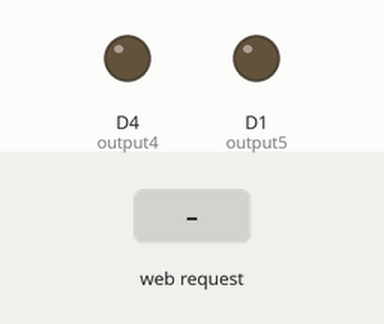
Simulated run of this sketch. Board: ESP8266 (NodeMCU). On the bench: output pins drawn as LEDs (lit = HIGH). The inputs (shaded band) are chosen by the test bench. WiFi joins after 1.5 s; servers stay silent unless stated; what the sketch prints to the serial monitor is not drawn.

Above: at 2.7 s.
2.8 s: HTTP request GET /5/on received
At 3.7 s:
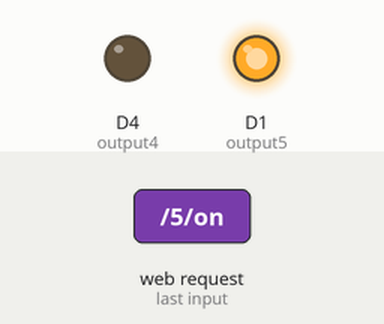
4.4 s: HTTP request GET /4/on received
At 5.7 s:
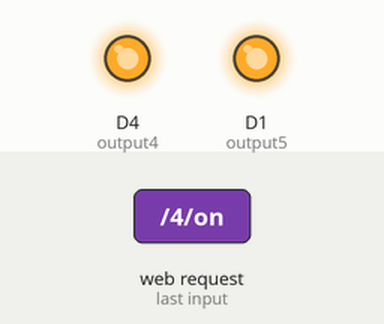
6.0 s: HTTP request GET /5/off received
At 6.7 s:
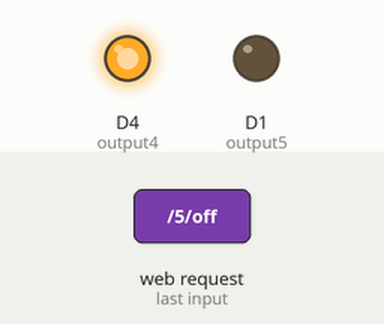
7.6 s: HTTP request GET /4/off received
At 8.9 s:
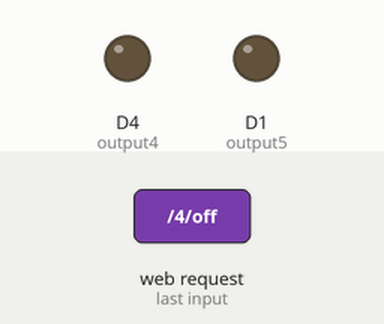
Timing chart, 0 to 10.2 s (numbered marks = the images above; inputs shaded):
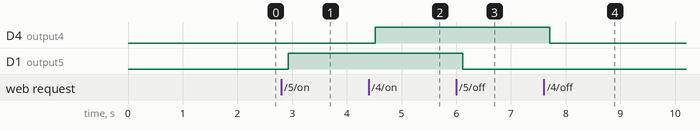

Measured:
- after the input at 2.8 s, D1 (output5): LOW → HIGH after 0.13 s
- after the input at 4.4 s, D4 (output4): LOW → HIGH after 0.12 s
- after the input at 6.0 s, D1 (output5): HIGH → LOW after 0.11 s
- after the input at 7.6 s, D4 (output4): HIGH → LOW after 0.11 s

The sketch:

webserver_2buttons_mdns1.ino
```cpp
/*********
  Rui Santos
  Complete project details at https://randomnerdtutorials.com
*********/

// Load Wi-Fi library
#include <ESP8266WiFi.h>
#include <ESP8266mDNS.h>
#include "myserver.h"

// Replace with your network credentials
const char *ssid = "TP-LINK_2B5E";
const char *password = "87654321";

MyServer my_server;

// Auxiliar variables to store the current output state
String output5State = "off";
String output4State = "off";

// Assign output variables to GPIO pins
const int output5 = 5;
const int output4 = D4;

void setup()
{
  Serial.begin(115200);
  // Initialize the output variables as outputs
  pinMode(output5, OUTPUT);
  pinMode(output4, OUTPUT);
  // Set outputs to LOW
  digitalWrite(output5, LOW);
  digitalWrite(output4, LOW);

  // Connect to Wi-Fi network with SSID and password
  Serial.print("Connecting to ");
  Serial.println(ssid);

  WiFi.begin(ssid, password);
  while (WiFi.status() != WL_CONNECTED)
  {
    delay(500);
    Serial.print(".");
  }
  // Print local IP address and start web server
  Serial.println("");
  Serial.println("WiFi connected.");
  Serial.println("IP address: ");
  Serial.println(WiFi.localIP());

  my_server.begin("refrigerator");
}

void loop()
{
  my_server.loop();
  delay(40);
}
```

myserver.h
```cpp
#include "serverresponse.h"

extern const int output4;
extern String output4State;
extern const int output5;
extern String output5State;

class MyServer:public ServerResponse
{
	void action() {
		// turns the GPIOs on and off
		if (header.has("GET /5/on"))
		{
			Serial.println("GPIO 5 on");
			output5State = "on";
			digitalWrite(output5, HIGH);
		}
		else if (header.has("GET /5/off"))
		{
			Serial.println("GPIO 5 off");
			output5State = "off";
			digitalWrite(output5, LOW);
		}
		else if (header.has("GET /4/on"))
		{
			Serial.println("GPIO 4 on");
			output4State = "on";
			digitalWrite(output4, HIGH);
		}
		else if (header.has("GET /4/off"))
		{
			Serial.println("GPIO 4 off");
			output4State = "off";
			digitalWrite(output4, LOW);
		}
	}

	void displayPage() {
		// Display the HTML web page
		client.println("<!DOCTYPE html><html>");
		client.println("<head><meta name=\"viewport\" content=\"width=device-width, initial-scale=1\">");
		client.println("<link rel=\"icon\" href=\"data:,\">");
		// CSS to style the on/off buttons
		// Feel free to change the background-color and font-size attributes to fit your preferences
		client.println("<style>html { font-family: Helvetica; display: inline-block; margin: 0px auto; text-align: center;}");
		client.println(".button { background-color: #195B6A; border: none; color: white; padding: 16px 40px;");
		client.println("text-decoration: none; font-size: 30px; margin: 2px; cursor: pointer;}");
		client.println(".button2 {background-color: #77878A;}</style></head>");

		// Web Page Heading
		client.println("<body><h1>ESP8266 Web Server</h1>");

		// Display current state, and ON/OFF buttons for GPIO 5
		client.println("<p>GPIO 5 - State " + output5State + "</p>");
		// If the output5State is off, it displays the ON button
		if (output5State == "off")
		{
			client.println("<p><a href=\"/5/on\"><button class=\"button\">ON</button></a></p>");
		}
		else
		{
			client.println("<p><a href=\"/5/off\"><button class=\"button button2\">OFF</button></a></p>");
		}

		// Display current state, and ON/OFF buttons for GPIO 4
		client.println("<p>GPIO 4 - State " + output4State + "</p>");
		// If the output4State is off, it displays the ON button
		if (output4State == "off")
		{
			client.println("<p><a href=\"/4/on\"><button class=\"button\">ON</button></a></p>");
		}
		else
		{
			client.println("<p><a href=\"/4/off\"><button class=\"button button2\">OFF</button></a></p>");
		}
		client.println("</body></html>");

		// The HTTP response ends with another blank line
		client.println();
	}
};
```

serverresponse.h
```cpp
#include "stringoper.h"
#include <ESP8266WiFi.h> //since this is already included in the main file there'se no need to include it here but Arduino extension in VSCode is not smart enough not to consider omitting it here an error.
#include <ESP8266mDNS.h> //same here

class ServerResponse
{
private:
	// Current time
	unsigned long currentTime = millis();
	// Previous time
	unsigned long previousTime = 0;
	// Define timeout time in milliseconds (example: 2000ms = 2s)
	const long timeoutTime = 2000;

public:
	WiFiServer *server = new WiFiServer(80);
	Buff header; // Variable to store the HTTP request
	WiFiClient client;

	void begin(char* domain_name)
	{
		if (!MDNS.begin(domain_name))
		{ // Start the mDNS responder for refrigerator.local
			Serial.println("Error setting up MDNS responder!");
		}
		Serial.println("mDNS responder started");

		server->begin();
	}

	~ServerResponse()
	{
		delete (server);
	}

	void loop()
	{
		MDNS.update();
		client = server->available(); // Listen for incoming clients

		if (client)
		{																 // If a new client connects,
			Serial.println("New Client."); // print a message out in the serial port
			// String currentLine = "";                // make a String to hold incoming data from the client
			bool two_backslash_n = true; // this is a fit succinct alternative to currentLine
			currentTime = millis();
			previousTime = currentTime;
			while (client.connected() && currentTime - previousTime <= timeoutTime)
			{ // loop while the client's connected
				currentTime = millis();
				//delayMicroseconds(50);
				if (client.available())
				{													// if there's bytes to read from the client
					char c = client.read(); // read a byte, then
					// Serial.println("a char is available");
					Serial.write(c); // print it out the serial monitor
					header.add(c);
					if (c == '\n')
					{ // if the byte is a newline character
						// if the current line is blank, you got two newline characters in a row.
						// that's the end of the client HTTP request, so send a response:
						Serial.println("char is \\n");
						// if (currentLine.length() == 0) {
						if (two_backslash_n)
						{
							Serial.println("responding, acting and showing");
							respondOk();
							action();
							displayPage();
							// The HTTP response ends with another blank line
							client.println();
							// Break out of the while loop
							break;
						}
						else
						{ // if you got a newline, then clear currentLine
							Serial.println("making currentLine empty");
							// currentLine = "";
							two_backslash_n = true; // actually this is the first \n, not the second.
						}
					}
					else if (c != '\r')
					{ // if you got anything else but a carriage return character,
						Serial.println("adding char to currentLine");
						// currentLine += c;      // add it to the end of the currentLine
						two_backslash_n = false;
					}
					else
					{
						Serial.println("char is \\r");
					}
				}
			}
			// Clear the header variable
			header.reset();
			// Close the connection
			client.stop();
			Serial.println("Client disconnected.");
			// Serial.println("");
		}
	}

	void respondOk()
	{
		Serial.println("responding ok");
		// HTTP headers always start with a response code (e.g. HTTP/1.1 200 OK)
		// and a content-type so the client knows what's coming, then a blank line:
		client.println("HTTP/1.1 200 OK");
		client.println("Content-type:text/html");
		client.println("Connection: close");
		client.println();
	}

	virtual void action() = 0; //this enforces ServerResponse to be an abstract class

	virtual void displayPage() {
		// Display the HTML web page
		client.println("<!DOCTYPE html><html>");
		// Web Page Heading
		client.println("<body><h1>ESP8266 Web Server</h1>");

		client.println("</body></html>");
	}
};
```

stringoper.h
```cpp
class Buff {
  private:

	const static unsigned int MAX_LEN = 500; //lowering this value while accessing will cause continuous reset WatchDog Reset
	unsigned int len = 0;

  public:

	char buff[MAX_LEN];

	Buff() {
		reset();
	}

	bool add(char c) {
		if( len < MAX_LEN - 1 ) {
			buff[len] = c;
			len += 1;
			buff[len] = '\0';
			return true;
		}
		return false;
	}

	void reset() {
		buff[0] = '\0';
		len = 0;
	}

	bool has(char* str) {
		if(str == NULL || str == "") {
			return false;
		}
		unsigned int str_len = 0;
		for(str_len=0; str[str_len] != '\0'; str_len++) {}

		for(int i=0; i<len; i++) {
			bool exists = true;
			for(int j=0; j<str_len; j++){
				if( i + j >= len || buff[i+j] != str[j]) {
					exists = false;
					break;
				}
			}
			if(exists){
				return true;
			}
		}
		return false;
	}
};
```
